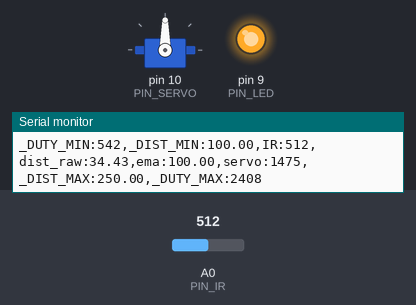
A sketch run on a simulated Arduino Uno, built with avr-gcc and run on an emulated ATmega328P. Shown: servo, output pins drawn as LEDs (lit = HIGH), the last lines printed to the serial monitor. The test bench sets the inputs (shaded band); at power-on: A0 (PIN_IR) = 512.

Above: at 1.2 s.
1.3 s: A0 (PIN_IR) set to 360
2.8 s: A0 (PIN_IR) set to 331
At 4.0 s:
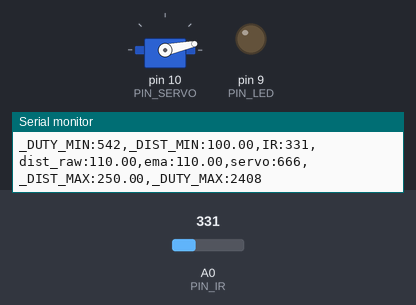
4.3 s: A0 (PIN_IR) set to 306
At 5.5 s:
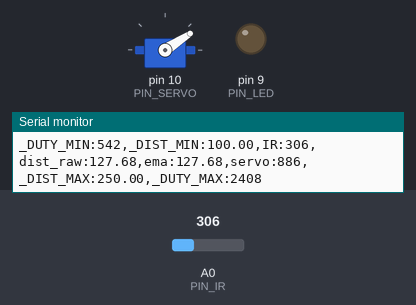
6.1 s: A0 (PIN_IR) set to 240
At 7.7 s:
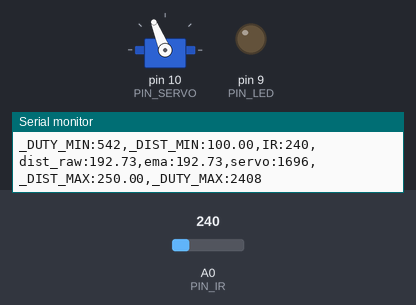
8.1 s: A0 (PIN_IR) set to 260
At 9.6 s:
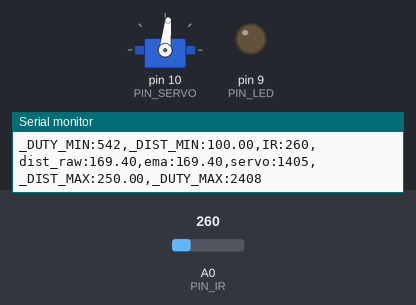
Timing chart, 0 to 10.9 s (numbered marks = the images above; inputs shaded):
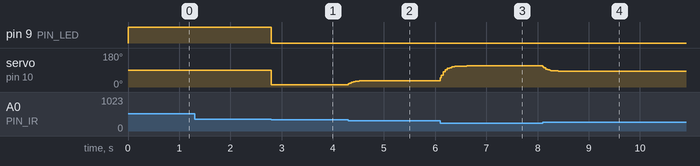

Measured:
- the behaviour switches between 348 and 347 on A0 (PIN_IR) (found by bisection; images 0 and 1)
- after the input at 2.8 s, pin 9 (PIN_LED): HIGH → LOW at once; servo on pin 10 (PIN_SERVO): 90° → 12° at once
- after the input at 4.3 s, servo on pin 10 (PIN_SERVO): 12° → 32° at once, → 33° 0.30 s later
- after the input at 6.1 s, servo on pin 10 (PIN_SERVO): moves from 33° to 112° over 0.52 s, starting at once
- after the input at 8.1 s, servo on pin 10 (PIN_SERVO): 112° → 85° at once, → 84° 0.30 s later

The sketch:

17P14.ino
```cpp
#include <Servo.h>

#define PIN_IR    A0
#define PIN_LED   9
#define PIN_SERVO 10

#define _DUTY_MIN 542
#define _DUTY_NEU 1475
#define _DUTY_MAX 2408

#define _DIST_MIN 100.0  // mm
#define _DIST_MAX 250.0  // mm
#define EMA_ALPHA 0.2
#define LOOP_INTERVAL 20  // ms

Servo myservo;
unsigned long last_loop_time;
float dist_prev = _DIST_MIN;
float dist_ema = _DIST_MIN;
bool has_valid_distance = false;

void setup()
{
  pinMode(PIN_LED, OUTPUT);
  digitalWrite(PIN_LED, HIGH);
  myservo.attach(PIN_SERVO);
  myservo.writeMicroseconds(_DUTY_NEU);
  Serial.begin(1000000);
  last_loop_time = millis();
}

void loop()
{
  unsigned long time_curr = millis();
  if (time_curr - last_loop_time < LOOP_INTERVAL)
    return;
  last_loop_time = time_curr;

  int a_value = analogRead(PIN_IR);
  // Reject ADC <= 9 before division; -1 denotes an invalid reading.
  float dist_raw = -1.0;
  if (a_value > 9)
    dist_raw = (6762.0 / (a_value - 9) - 4.0) * 10.0 - 60.0;

  bool in_range = dist_raw >= _DIST_MIN && dist_raw <= _DIST_MAX;
  digitalWrite(PIN_LED, in_range ? LOW : HIGH);

  // Range filter: retain the last valid distance for rejected readings.
  if (in_range)
  {
    dist_prev = dist_raw;
    if (!has_valid_distance)
    {
      dist_ema = dist_raw;
      has_valid_distance = true;
    }
  }

  int duty = _DUTY_NEU;
  if (has_valid_distance)
  {
    dist_ema = EMA_ALPHA * dist_prev + (1.0 - EMA_ALPHA) * dist_ema;
    // Linear interpolation: 100 mm -> 542 us, 250 mm -> 2408 us.
    duty = (int)(_DUTY_MIN + (dist_ema - _DIST_MIN)
           * (_DUTY_MAX - _DUTY_MIN) / (_DIST_MAX - _DIST_MIN) + 0.5);
    duty = constrain(duty, _DUTY_MIN, _DUTY_MAX);
    myservo.writeMicroseconds(duty);
  }

  // One sample per line, comma-separated labelled values for Serial Plotter.
  Serial.print("_DUTY_MIN:"); Serial.print(_DUTY_MIN);
  Serial.print(",_DIST_MIN:"); Serial.print(_DIST_MIN);
  Serial.print(",IR:"); Serial.print(a_value);
  Serial.print(",dist_raw:"); Serial.print(dist_raw);
  Serial.print(",ema:"); Serial.print(dist_ema);
  Serial.print(",servo:"); Serial.print(duty);
  Serial.print(",_DIST_MAX:"); Serial.print(_DIST_MAX);
  Serial.print(",_DUTY_MAX:"); Serial.print(_DUTY_MAX);
  Serial.println();
}
```
